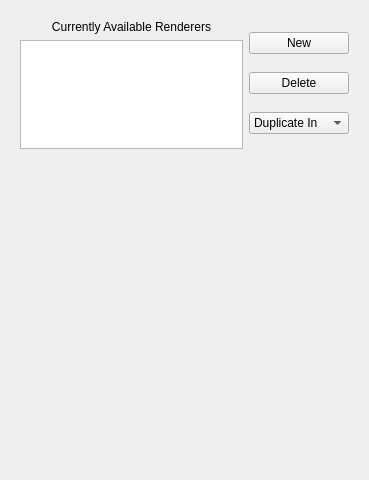
<?xml version="1.0" encoding="UTF-8"?>
<ui version="4.0">
 <class>RenderSelector</class>
 <widget class="QWidget" name="RenderSelector">
  <property name="geometry">
   <rect>
    <x>0</x>
    <y>0</y>
    <width>369</width>
    <height>480</height>
   </rect>
  </property>
  <property name="windowTitle">
   <string>Form</string>
  </property>
  <layout class="QHBoxLayout" name="horizontalLayout">
   <item>
    <layout class="QVBoxLayout" name="verticalLayout">
     <item>
      <widget class="QFrame" name="frame">
       <property name="maximumSize">
        <size>
         <width>16777215</width>
         <height>150</height>
        </size>
       </property>
       <property name="frameShape">
        <enum>QFrame::NoFrame</enum>
       </property>
       <property name="frameShadow">
        <enum>QFrame::Plain</enum>
       </property>
       <property name="lineWidth">
        <number>0</number>
       </property>
       <layout class="QHBoxLayout" name="horizontalLayout_3">
        <item>
         <layout class="QHBoxLayout" name="horizontalLayout_2">
          <item>
           <layout class="QVBoxLayout" name="verticalLayout_2">
            <item>
             <widget class="QLabel" name="label">
              <property name="text">
               <string>Currently Available Renderers</string>
              </property>
              <property name="alignment">
               <set>Qt::AlignCenter</set>
              </property>
             </widget>
            </item>
            <item>
             <widget class="QTableWidget" name="tableWidget">
              <property name="minimumSize">
               <size>
                <width>200</width>
                <height>100</height>
               </size>
              </property>
              <property name="maximumSize">
               <size>
                <width>600</width>
                <height>150</height>
               </size>
              </property>
              <attribute name="verticalHeaderVisible">
               <bool>false</bool>
              </attribute>
             </widget>
            </item>
           </layout>
          </item>
          <item>
           <layout class="QVBoxLayout" name="verticalLayout_3">
            <item>
             <widget class="QPushButton" name="newButton">
              <property name="sizePolicy">
               <sizepolicy hsizetype="Minimum" vsizetype="Fixed">
                <horstretch>0</horstretch>
                <verstretch>0</verstretch>
               </sizepolicy>
              </property>
              <property name="minimumSize">
               <size>
                <width>100</width>
                <height>0</height>
               </size>
              </property>
              <property name="maximumSize">
               <size>
                <width>150</width>
                <height>16777215</height>
               </size>
              </property>
              <property name="text">
               <string>New</string>
              </property>
             </widget>
            </item>
            <item>
             <widget class="QPushButton" name="deleteButton">
              <property name="sizePolicy">
               <sizepolicy hsizetype="Minimum" vsizetype="Fixed">
                <horstretch>0</horstretch>
                <verstretch>0</verstretch>
               </sizepolicy>
              </property>
              <property name="minimumSize">
               <size>
                <width>100</width>
                <height>0</height>
               </size>
              </property>
              <property name="maximumSize">
               <size>
                <width>150</width>
                <height>16777215</height>
               </size>
              </property>
              <property name="text">
               <string>Delete</string>
              </property>
             </widget>
            </item>
            <item>
             <widget class="QComboBox" name="dupCombo">
              <property name="sizePolicy">
               <sizepolicy hsizetype="Minimum" vsizetype="Fixed">
                <horstretch>0</horstretch>
                <verstretch>0</verstretch>
               </sizepolicy>
              </property>
              <property name="minimumSize">
               <size>
                <width>100</width>
                <height>0</height>
               </size>
              </property>
              <property name="maximumSize">
               <size>
                <width>150</width>
                <height>16777215</height>
               </size>
              </property>
              <item>
               <property name="text">
                <string>Duplicate In</string>
               </property>
              </item>
              <item>
               <property name="text">
                <string>Current Visualizer</string>
               </property>
              </item>
             </widget>
            </item>
           </layout>
          </item>
         </layout>
        </item>
       </layout>
      </widget>
     </item>
     <item>
      <spacer name="verticalSpacer">
       <property name="orientation">
        <enum>Qt::Vertical</enum>
       </property>
       <property name="sizeType">
        <enum>QSizePolicy::Fixed</enum>
       </property>
       <property name="sizeHint" stdset="0">
        <size>
         <width>20</width>
         <height>5</height>
        </size>
       </property>
      </spacer>
     </item>
     <item>
      <widget class="QFrame" name="frame_2">
       <property name="minimumSize">
        <size>
         <width>0</width>
         <height>300</height>
        </size>
       </property>
       <property name="frameShape">
        <enum>QFrame::NoFrame</enum>
       </property>
       <property name="frameShadow">
        <enum>QFrame::Raised</enum>
       </property>
       <property name="lineWidth">
        <number>0</number>
       </property>
       <layout class="QHBoxLayout" name="horizontalLayout_4">
        <item>
         <widget class="QScrollArea" name="scrollArea">
          <property name="frameShape">
           <enum>QFrame::NoFrame</enum>
          </property>
          <property name="frameShadow">
           <enum>QFrame::Plain</enum>
          </property>
          <property name="lineWidth">
           <number>0</number>
          </property>
          <property name="widgetResizable">
           <bool>true</bool>
          </property>
          <property name="alignment">
           <set>Qt::AlignLeading|Qt::AlignLeft|Qt::AlignTop</set>
          </property>
          <widget class="QWidget" name="scrollAreaWidgetContents">
           <property name="geometry">
            <rect>
             <x>0</x>
             <y>0</y>
             <width>331</width>
             <height>282</height>
            </rect>
           </property>
          </widget>
         </widget>
        </item>
       </layout>
      </widget>
     </item>
    </layout>
   </item>
  </layout>
 </widget>
 <resources/>
 <connections/>
</ui>
